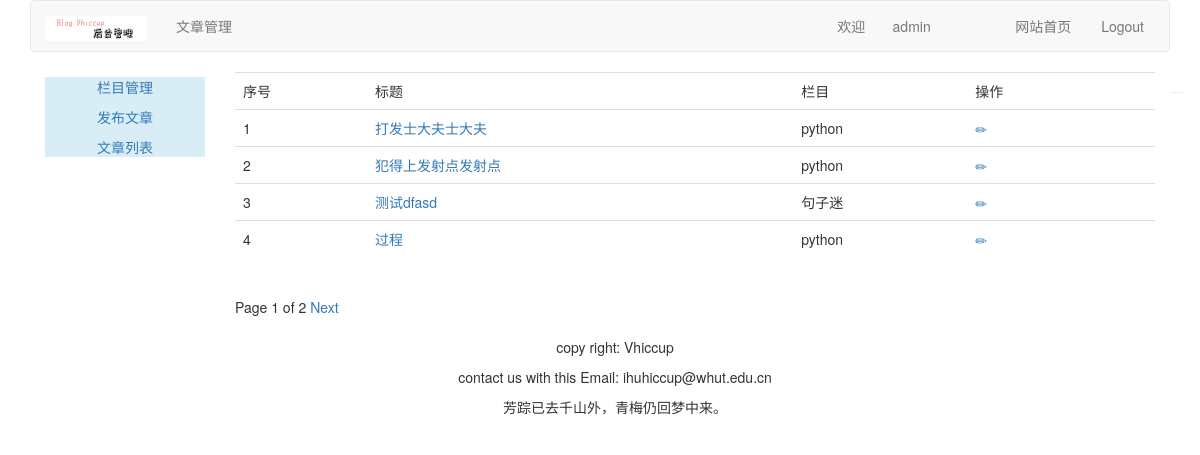
Page /article/article-list/ (signed in) on the committed database.
### article/models.py (models this page shows, shortened)
class ArticlePost(models.Model):
    author = models.ForeignKey(User,on_delete=models.CASCADE,related_name="article")
    title = models.CharField(max_length=200)
    slug = models.SlugField(max_length=500)
    column = models.ForeignKey(ArticleColumn,on_delete=models.CASCADE,related_name="article_column")
    body = RichTextUploadingField(blank=True,null=True,verbose_name="内容")
    user_like=models.ManyToManyField(User,related_name='articles_likes',blank=True)
    user_dislike=models.ManyToManyField(User,related_name='articles_dislikes',blank=True)
    created = models.DateTimeField(default=timezone.now)
    updated = models.DateTimeField(auto_now=True)
    class Meta:
        ordering = ('-updated',)
        index_together=(('id','slug'),)
    def get_absolute_url(self):
        return reverse("article:article_detail",args=[self.id,self.slug])

class ArticleColumn(models.Model):
    user = models.ForeignKey(User, on_delete= models.CASCADE,related_name="article_column")
    column = models.CharField(max_length=200)
    created = models.DateField(auto_now_add=True)
    def __str__(self):
        return self.column

### article/views.py (the view)
# urls.py: path('article-list/',views.article_list,name="article_list"),
@login_required(login_url='/account/login/')
def article_list(request):
    article_list = ArticlePost.objects.filter(author=request.user)
    paginator = Paginator(article_list,4)
    page = request.GET.get('page')
    try:
        current_page = paginator.page(page)
        articles = current_page.object_list
    except PageNotAnInteger:
        current_page = paginator.page(1)
        articles = current_page.object_list
    except EmptyPage:
        current_page = paginator.page(paginator.num_pages)
        articles = current_page.object_list
    return render(request, "article/column/article_list.html",{"articles":articles, "page":current_page})

### templates/article/column/article_list.html (shortened to what this page needs)
{% extends "article/base.html" %}
{% load staticfiles %}
{% block content %}
<div>
    <table class="table table-hover">
        <tr>
            <td>序号</td>
            <td>标题</td>
            <td>栏目</td>
            <td>操作</td>
        </tr>
        {% for article in articles %}
        <tr id={{ article.id }}>
            <td>{{ forloop.counter }}</td>
            <td><a href="{{article.get_absolute_url}}">{{ article.title }}</a></td>
            <td>{{ article.column }}</td>
            <td>
            <a name="edit" href="{% url 'article:redit_article' article.id %}"<span class="glyphicon glyphicon-pencil"></span></a>
            <a name="delete" href="javascript:" onclick="del_article(this, {{article.id}})">
               <span class="glyphicon glyphicon-trash" style="margin-left:20px;"></span></a>
            </td>
        </tr>
        {% endfor %}
    </table>
    {% include "paginator.html" %}
</div>
{% endblock %}

### templates/article/header.html
{% load staticfiles %}
<div class="container">
    <nav class="navbar navbar-default" role="navigation">
        <div class="navbar-header">
            <a class="navbar-brand" href="http://www.itdiffer.com">
                <img width="100px" src="{% static 'images/backlogo.png' %}">
            </a>
        </div>
        <div>
            <ul class="nav navbar-nav" role="tablist">
                <li><a href="{% url 'article:article_column' %}">文章管理</a></li>
            </ul>
            <ul class="nav navbar-nav navbar-right" style="margin-right:10px">
                <li><a href="">欢迎&nbsp&nbsp&nbsp&nbsp&nbsp&nbsp&nbsp{{user.username}}&nbsp&nbsp&nbsp&nbsp&nbsp&nbsp&nbsp&nbsp&nbsp&nbsp&nbsp&nbsp&nbsp&nbsp</a></li>
                <li><a href="{% url 'home' %}">网站首页</a></li>
                <li><a href="{% url 'account:user_logout' %}">Logout</a></li>
            </ul>
        </div>
    </nav>
</div>

### rows in the picture
ArticlePost: title "打发士大夫士大夫", column "python"
ArticlePost: title "犯得上发射点发射点", column "python"
ArticlePost: title "测试dfasd", column "句子迷"
ArticlePost: title "过程", column "python"

### other values in the picture
{{ user.username }} "admin"
{{ page.number }} "1"
{{ page.paginator.num_pages }} "2"
